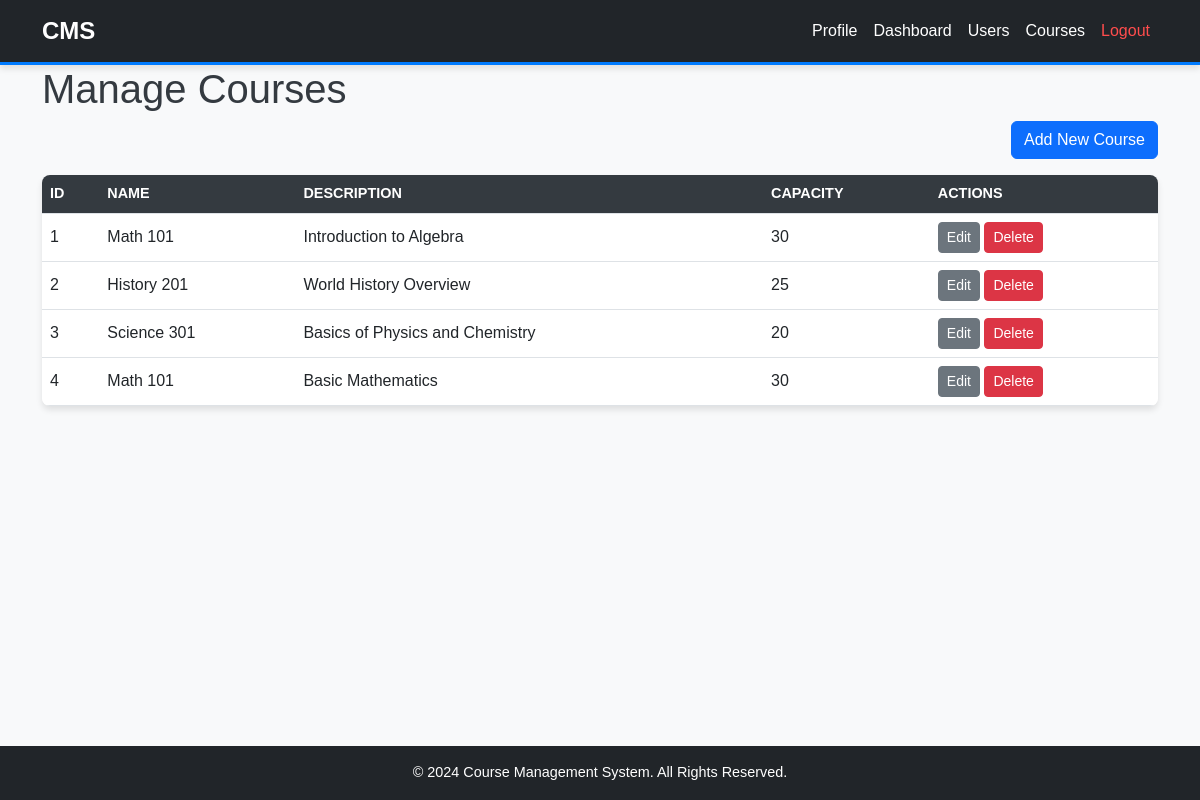
The page /pages/manage_courses.php (signed in) on the database its author committed.
### tables this page shows
CREATE TABLE `courses` (
  `id` int(11) NOT NULL,
  `name` varchar(255) NOT NULL,
  `description` text DEFAULT NULL,
  `capacity` int(11) NOT NULL DEFAULT 30
);

### pages/manage_courses.php (the view, shortened to what this page needs)
<?php
include '../includes/db.php';
$sql = "SELECT * FROM courses";
$result = $conn->query($sql);
include '../includes/header.php';
include '../includes/navbar.php';
?>
<!DOCTYPE html>
<html lang="en">
<head>
    <link rel="stylesheet" href="../assets/css/style.css">
</head>
<body>
    <div class="container">
        <h1>Manage Courses</h1>
        <div class="text-end mb-3">
            <a href="add_course.php" class="btn btn-primary">Add New Course</a>
        </div>
        <table class="table">
            <thead>
                <tr>
                    <th>ID</th>
                    <th>Name</th>
                    <th>Description</th>
                    <th>Capacity</th>
                    <th>Actions</th>
                </tr>
            </thead>
            <tbody>
                <?php while ($row = $result->fetch_assoc()) { ?>
                <tr>
                    <td><?php echo htmlspecialchars($row['id']); ?></td>
                    <td><?php echo htmlspecialchars($row['name']); ?></td>
                    <td><?php echo htmlspecialchars($row['description']); ?></td>
                    <td><?php echo htmlspecialchars($row['capacity']); ?></td>
                    <td>
                        <a href="edit_course.php?id=<?php echo urlencode($row['id']); ?>" class="btn btn-secondary btn-sm">Edit</a>
                        <a href="manage_courses.php?delete=<?php echo urlencode($row['id']); ?>" class="btn btn-danger btn-sm" onclick="return confirm('Are you sure you want to delete this course?');">Delete</a>
                    </td>
                </tr>
                <?php } ?>
            </tbody>
        </table>
    </div>
</body>
</html>
<?php include '../includes/footer.php'; ?>

### assets/css/style.css (style rules this page uses)
body { background-color: #f8f9fa; font-family: 'Arial', sans-serif; color: #343a40; margin: 0; padding: 0; display: flex; flex-direction: column; min-height: 100vh; }
.btn { transition: transform 0.2s, background-color 0.3s; }
.table { background-color: #ffffff; border-radius: 8px; overflow: hidden; box-shadow: 0 4px 6px rgba(0, 0, 0, 0.1); }
.table th { background-color: #343a40; color: #ffffff; text-transform: uppercase; font-size: 0.9rem; }
.table td { vertical-align: middle; }
.mb-3 { margin-bottom: 1rem !important; }

### rows shown on the page
courses: id "1", name "Math 101", description "Introduction to Algebra", capacity "30"
courses: id "2", name "History 201", description "World History Overview", capacity "25"
courses: id "3", name "Science 301", description "Basics of Physics and Chemistry", capacity "20"
courses: id "4", name "Math 101", description "Basic Mathematics", capacity "30"
